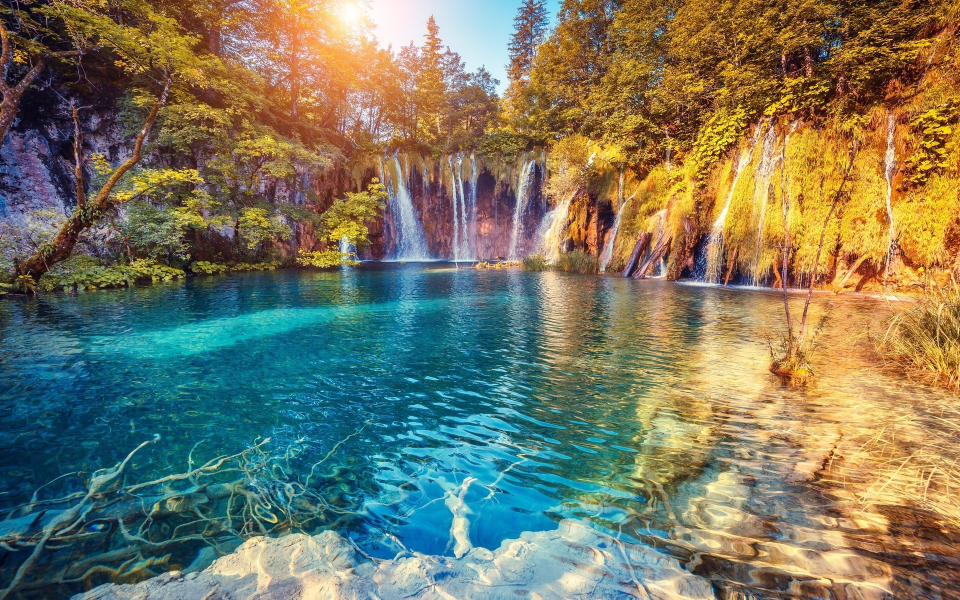
#> input picture Nto/Image.jpg, 1920 x 1200 px, found by its file name (shown at 1/2 size)
$ python test1.py
#> lines starting #> are read from the running program, lines starting #| are printed output that depends on the picture
import cv2
import time
import numpy as np
SIZE = (640, 360)
img1 = cv2.imread("image.jpg")
#> img1 is the input picture: shape (1200, 1920, 3); mean B, G, R 98.1, 120.4, 120.4
img1 = img1+50
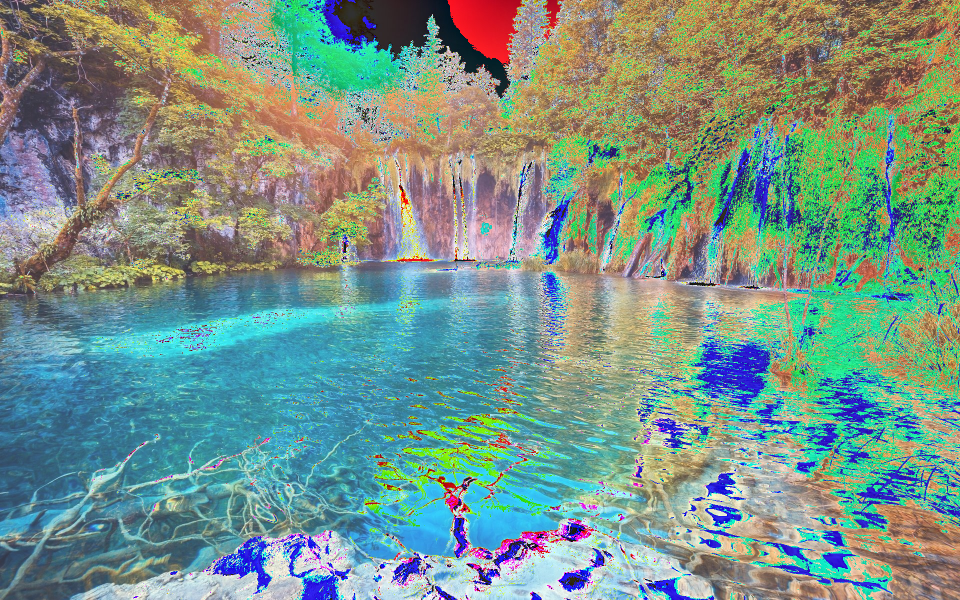
#> img1: shape (1200, 1920, 3) (shown at 1/2 size); mean B, G, R 137.8, 148.3, 121.3

# img2 = img1.copy()
img2 = cv2.resize(img1.copy(), SIZE)
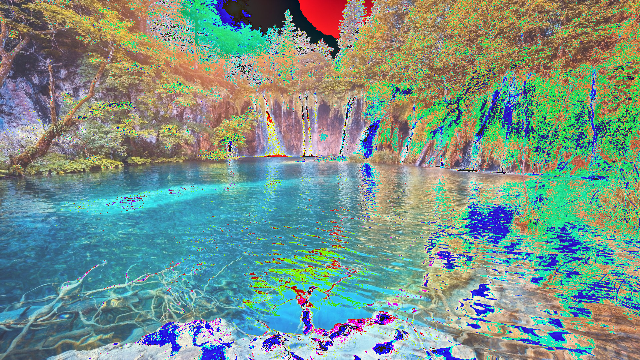
#> img2: shape (360, 640, 3); mean B, G, R 137.7, 148.2, 121.2

img2 = img2.astype(np.float64)
# увеличиваем значение всех элементов на 50
img2 += 50
# все элементы, которые больше 255, делаем равными 255
# все элементы, которые меньше 0, делаем равными 0
img2 = np.clip (img2 , 0, 255)
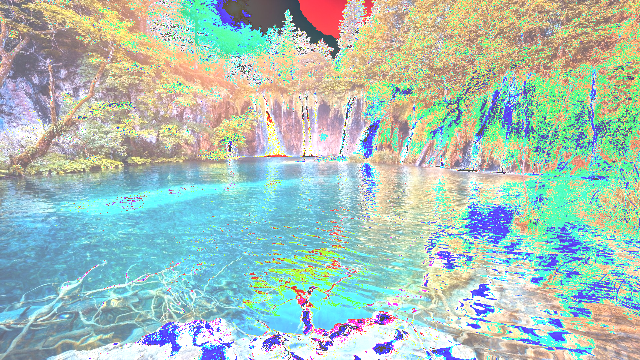
#> img2: shape (360, 640, 3) float64; mean B, G, R 185, 194.5, 168.2
# меняем тип массива на исходный - uint8
img2 = img2.astype(np.uint8)
# выводим изображение на экран
cv2.imshow("ttt", img2)
# выводим уменьшенный оригинал для сравнения
# cv2.imshow(cv2.resize(img1.copy(), SIZE))
k = cv2.waitKey(0)
#> (key Esc is pressed here)
